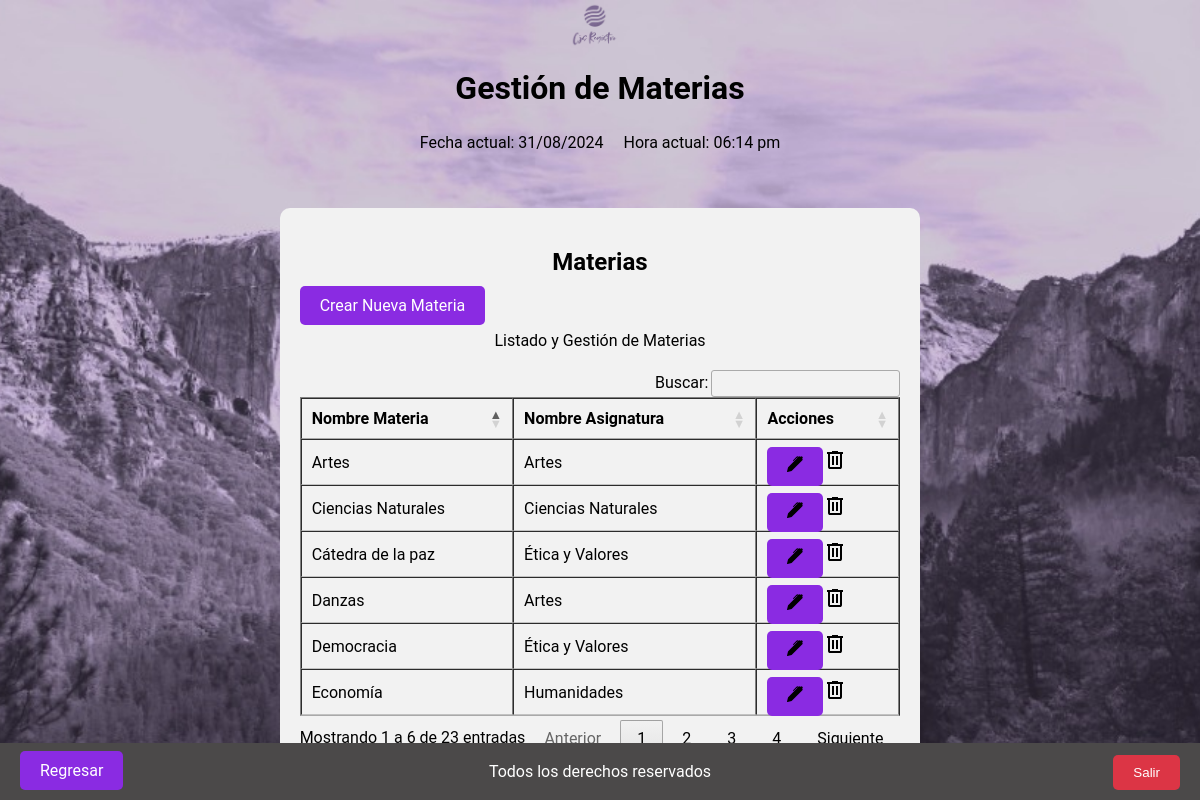
Screenshot of /views/administrador/materias/index.php (signed in) with the database file from the repository.
### tables this page shows
CREATE TABLE `materias` (
  `ID_materia` int(11) NOT NULL,
  `Nombre_materia` varchar(50) DEFAULT NULL,
  `ID_asignatura` int(11) DEFAULT NULL
);

CREATE TABLE `asignaturas` (
  `ID_asignatura` int(11) NOT NULL,
  `Nombre_asignatura` varchar(50) DEFAULT NULL
);

### views/administrador/materias/index.php (the view, shortened to what this page needs)
<?php
require_once '../../../config/db.php';
$query = "SELECT materias.ID_materia, materias.Nombre_materia, asignaturas.Nombre_asignatura
          FROM materias
          INNER JOIN asignaturas ON materias.ID_asignatura = asignaturas.ID_asignatura";
$result = $db->query($query);
?>
<!DOCTYPE html>
<html lang="es">
<head>
    <link rel="stylesheet" type="text/css" href="../../../assets/styles.css">
    <link rel="stylesheet" type="text/css" href="https://cdn.datatables.net/1.12.1/css/jquery.dataTables.css">
    <link rel="stylesheet" type="text/css" href="https://cdn.datatables.net/buttons/2.3.6/css/buttons.dataTables.min.css">
</head>
<body>
    <header>
        <div class="logo-container">
            <img src="../../../assets/Logo.png" alt="Logo de la empresa" class="logo">
        </div>
        <div class="title">
            <h1>Gestión de Materias</h1>
        </div>
        <div class="datetime">
            <?php
                $fechaActual = date("d/m/Y");
                $horaActual = date("h:i a");
            ?>
            <div class="datetime">
                <div class="fecha">
                    <p>Fecha actual: <?php echo $fechaActual; ?></p>
                </div>
                <div class="hora">
                    <p>Hora actual: <?php echo $horaActual; ?></p>
                </div>
            </div>
        </div>
    </header>
    <section class="admin">
        <div class="subtitulo-admin">
            <h2>Materias</h2>
        </div>
        <div class="crear-materia">
            <a href="/dashboard/cjs/views/administrador/materias/create.php" class="button boton-centrado">Crear Nueva Materia</a>
        </div>
        <section class="materias" id="section-materias">
            <div class="descripcion-ambiente">
                <p>Listado y Gestión de Materias</p>
            </div>
            <div class="tabla-materias tabla-scroll">
                <table class="table table-striped table-dark table_id" border="1" id="tabla-materias">
                    <thead>
                        <tr>
                            <th>Nombre Materia</th>
                            <th>Nombre Asignatura</th>
                            <th>Acciones</th>
                        </tr>
                    </thead>
                    <tbody>
                        <?php
                        if ($result->rowCount() > 0) {
                            while ($row = $result->fetch(PDO::FETCH_ASSOC)) {
                                echo "<tr>";
                                echo "<td>" . htmlspecialchars($row['Nombre_materia']) . "</td>";
                                echo "<td>" . htmlspecialchars($row['Nombre_asignatura']) . "</td>";
                                echo "<td>";
                                $url_update = '/dashboard/cjs/views/administrador/materias/update.php?id=' . $row['ID_materia'];
                                echo "<a href='" . htmlspecialchars($url_update) . "' class='boton-modificar'><img src='../../../assets/editar.svg' alt='Editar'></a>";
                                echo "<a href='#' class='boton-eliminar' onclick=\"confirmarEliminar('" . $row['ID_materia'] . "')\"><img src='../../../assets/eliminar.svg' alt='Eliminar'></a>";
                                echo "</td>";
                                echo "</tr>";
                            }
                        } else {
                            echo "<tr><td colspan='3'>No hay materias registradas</td></tr>";
                        }
                        ?>
                    </tbody>
                </table>
            </div>
            <div class="regresar">
                <a href="http://localhost/dashboard/cjs/views/administrador/index.php" class="button boton-centrado" id="btn-regresar">Regresar</a>
            </div>
            <div class="salir">
        <button id="btn_salir" onclick="window.location.href='/dashboard/cjs/login/logout.php'">Salir</button>
    </div>
        </section>
    </section>
    <footer>
        <p>Todos los derechos reservados</p>
    </footer>
</body>
</html>

### assets/styles.css (style rules this page uses)
body { margin: 5px 0 0 0; padding: 0; display: flex; flex-direction: column; align-items: center; justify-content: center; min-height: 100vh; font-family: Arial, sans-serif; }
header { display: flex; flex-direction: column; align-items: center; justify-content: space-between; margin-bottom: 20px; }
header h1 { margin-bottom: 10px; }
.logo-container { display: flex; align-items: center; margin-right: 10px; }
.logo { width: 50px; height: auto; }
.datetime { display: flex; justify-content: space-between; margin-bottom: 0px; }
.datetime .fecha { margin-right: 10px; }
.datetime .hora { margin-left: 10px; }
footer { position: fixed; bottom: 0; left: 0; width: 100%; background-color: #4b4949; color: #fff; text-align: center; padding: 3px 0; }
.admin { background-color: #f2f2f2; padding: 20px; border-radius: 10px; margin: 20px; min-height: 250px; }
.subtitulo-admin { text-align: center; margin-bottom: 20px; }
.descripcion-ambiente { text-align: center; margin-bottom: 20px; }
.boton-modificar, .boton-generar-qr, .boton-habilitar, .boton-inhabilitar, .boton-centrado { background-color: #8A2BE2; color: white; padding: 10px 20px; border: none; border-radius: 5px; text-decoration: none; }
.salir { position: fixed; bottom: 10px; right: 20px; z-index: 1; }
#btn_salir { background-color: #dc3545; color: white; padding: 10px 20px; border: none; border-radius: 5px; cursor: pointer; }
.regresar { position: fixed; bottom: 20px; left: 20px; z-index: 1; }
button { background-color: #4CAF50; color: white; padding: 10px 20px; border: none; border-radius: 5px; cursor: pointer; transition: background-color 0.3s; }

### views/administrador/materias/index.php (style rules this page uses)
body { display: flex; justify-content: center; align-items: center; min-height: 100vh; background-image: url('../../../assets/fondo.jpg'); background-size: cover; background-position: center; background-repeat: no-repeat; margin: 0; font-family: 'Roboto', sans-serif; }

### rows the page displays
materias: Nombre_materia "Artes", ID_asignatura.Nombre_asignatura "Artes"
materias: Nombre_materia "Ciencias Naturales", ID_asignatura.Nombre_asignatura "Ciencias Naturales"
materias: Nombre_materia "Democracia", ID_asignatura.Nombre_asignatura "Ética y Valores"
materias: Nombre_materia "Cátedra de la paz", ID_asignatura.Nombre_asignatura "Ética y Valores"
materias: Nombre_materia "Economía", ID_asignatura.Nombre_asignatura "Humanidades"
materias: Nombre_materia "Danzas", ID_asignatura.Nombre_asignatura "Artes"
